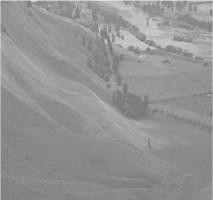
#> input picture OpenCv-Assignment1/Assignment/valley.jpg, 213 x 200 px
$ python Prob5b.py
#> lines starting #> are read from the running program, lines starting #| are printed output that depends on the picture
import cv2
import numpy as np

temp=cv2.imread('valley.jpg')
#> temp is the input picture: shape (200, 213, 3); min 115, max 231, mean 147.4
img= cv2.cvtColor(temp, cv2.COLOR_BGR2GRAY)
cv2.imshow('Gray Scale Image', img)
row,col=img.shape
#> row = 200; col = 213

##Equalization by calculating PDF and CDF explicitly without using inbuilt function

#cv2.calcHist(images, channels, mask, histSize, ranges[, hist[, accumulate]])
hist= cv2.calcHist([img],[0],None,[256],[0,256])
#> hist = 256 values, max 2375 at index 137, min 0 at index 0, mean 166.4
hist1= hist/(row*col) # Probability of each pixel intensity(PDF of pixel intesity)
#> hist1 = 256 values, max 0.0558 at index 137, min 0 at index 0, mean 0.00391
cdf= hist1.cumsum() ## cummulative sum of probabilty distributive function
#> cdf = 256 values from 0 to 1


cdf_normalized = cdf * hist.max()/ cdf.max()
#> cdf_normalized = 256 values from 0 to 2375

cdf_m=np.ma.masked_equal(cdf,0)
cdf_m=(cdf_m - cdf_m.min())*255/(cdf_m.max()-cdf_m.min())
cdf=np.ma.filled(cdf_m,0).astype('uint8')
#> cdf = 256 values from 0 to 255

hist_e=cdf[img]
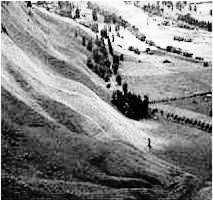
#> hist_e: shape (200, 213); min 0, max 255, mean 130.2
cv2.imshow('Histogram Equalized Image', hist_e)

#Equalization using CV inbuilt function for histogram equalization
hist_equalized= cv2.equalizeHist(img)


## Displaying all the output of the images
img1=np.concatenate((img, hist_e,hist_equalized), axis=1)
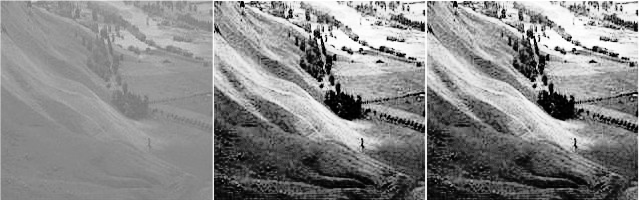
#> img1: shape (200, 639); min 0, max 255, mean 136.1
cv2.imshow('Problem5b Output', img1)
cv2.waitKey(0)
cv2.destroyAllWindows()

$ run again, with OpenCv-Assignment1/Assignment/lion.jpg copied over OpenCv-Assignment1/Assignment/valley.jpg
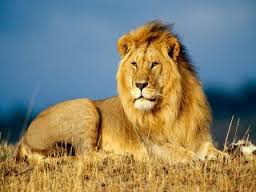
#> input picture OpenCv-Assignment1/Assignment/lion.jpg, 256 x 192 px
#> temp is the input picture: shape (192, 256, 3); mean B, G, R 109.4, 130.2, 133.7
#> `img= cv2.cvtColor(temp, cv2.COLOR_BGR2GRAY)`:
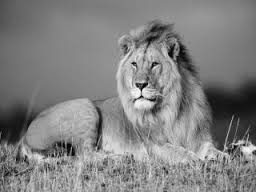
#> img: shape (192, 256); min 3, max 250, mean 128.8
#> hist = 256 values, max 989 at index 137, min 0 at index 0, mean 192
#> hist1 = 256 values, max 0.0201 at index 137, min 0 at index 0, mean 0.00391
#> `cdf= hist1.cumsum()`: cdf = 256 values from 0 to 1
#> cdf_normalized = 256 values from 0 to 989
#> `cdf=np.ma.filled(cdf_m,0).astype('uint8')`: cdf = 256 values from 0 to 255
#> `img1=np.concatenate((img, hist_e,hist_equalized), axis=1)`:
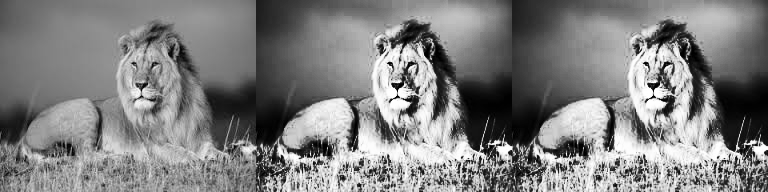
#> img1: shape (192, 768); min 0, max 255, mean 128.5
